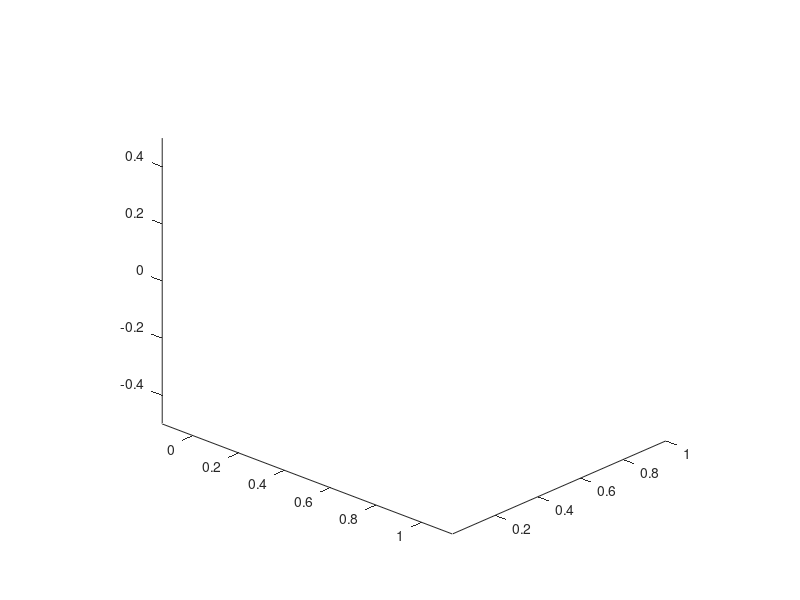

Here is the MATLAB script that generated this plot: (Note: this script raises an error after producing the figure.)
%%%%%%%%%%%%%%%%%%%%%%%%%%%%%%%%%%%%%%%
%  Epipolar Geometry Toolbox  (EGT)  %%
%%%%%%%%%%%%%%%%%%%%%%%%%%%%%%%%%%%%%%%
%
% Example 3 - Projection of Lines  for perspective cameras
%
    close all; 
    clear all; 

% Camera calibration parameters
    K=[10^3  0   640;
        0  10^3  480;
        0    0    1 ];

% Figure settings
    figure(1); axis equal; view(43,24); hold on;
% Camera positioning and plot
    Rrpy_a=rotoz(0)*rotoy(0)*rotox(0); to=[-2,0,0]';
    H=f_Rt2H(Rrpy_a,to);    
    f_3Dframe(H,'g:',1); f_3Dcamera(H,'g',.2);        

%-% lINE IN 3D-space %-%
    % First line
    P1=[-2,4,2]';
    P2=[-6,4,0]';
    % Second line
    P4=[2,4,2]';
    P5=[3,4,-2]';
    
    P =[P1 , P2];
    Q= [P4 , P5];
    
    f_scenepnt(P,'r*',1); grid on
    f_3Dwfenum(P);
    plot3([P1(1),P2(1)],[P1(2),P2(2)],[P1(3),P2(3)],'r'); %line passing through that points;         
    ext_a=f_perspline(P,H,K,1,1);
    Xh2a=ext_a(:,3);
    
    figure(2); hold on;
    [ua,va]=f_perspproj(P,H,K);
    plot([ua(1),ua(2)],[va(1),va(2)],'g');
    grid on;